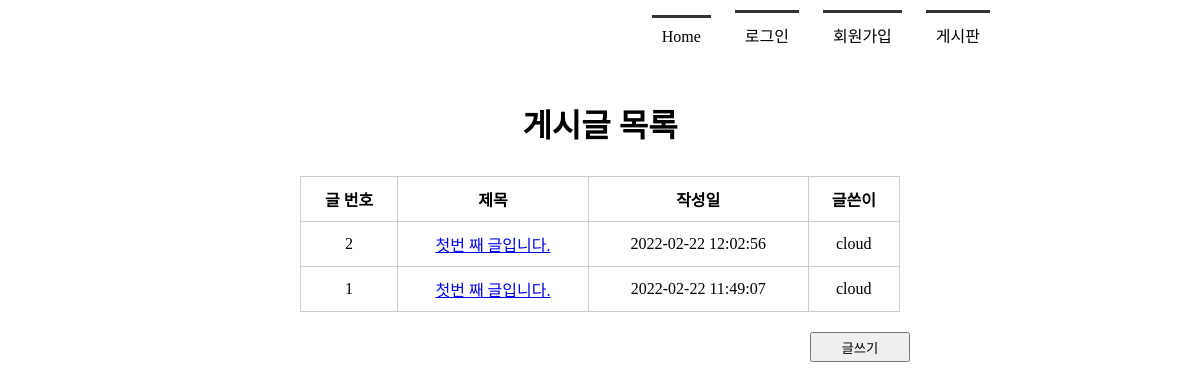
Page /boardlist/ on the committed database.
### tables this page shows
CREATE TABLE board(
            bno integer PRIMARY KEY AUTOINCREMENT,
            title   text NOT NULL,
            content text NOT NULL,
            createDate timestamp date DEFAULT(datetime('now', 'localtime')),
            mid char(5) NOT NULL,
            FOREIGN KEY(mid) REFERENCES member(mid) ON DELETE CASCADE);

### app.py (the view)
@app.route('/boardlist/')
def boardlist():
    conn = getconn()
    cur = conn.cursor()
    sql = "SELECT * FROM board ORDER BY bno DESC"
    cur.execute(sql)
    rs = cur.fetchall()
    conn.close()
    return render_template('boardlist.html', rs=rs)

### app.py (called while the page is built)
def getconn():
    conn = sqlite3.connect("./members.db")
    return conn

### templates/boardlist.html (shortened to what this page needs)
<!DOCTYPE html>
<html lang="en">
<head>
    <link rel="stylesheet" href="{{ url_for('static', filename='style.css')  }}">
</head>
<body>
    <div id="container">
        {% include 'navbar.html' %}
        <section>
            <h1>게시글 목록</h1>
            <table>
                <tr>
                    <th>글 번호</th><th>제목</th><th>작성일</th><th>글쓴이</th>
                </tr>
                {% for i in rs %}
                <tr>
                    <td>{{ i[0] }}</td>
                    <td><a href = "{{ url_for('board_view', id=i[0]) }}">{{ i[1] }}</a></td>
                    <td>{{ i[3] }}</td>
                    <td>{{ i[4] }}</td>
                </tr>
                {% endfor %}
            </table>
            <div class="btn_write">
                <input type="submit" value="글쓰기">
            </div>
        </section>
    </div>
</body>
</html>

### static/style.css (style rules this page uses)
* { margin: 0; padding: 0; }
#container { width: 1000px; margin: 0 auto; }
section { text-align: center; }
section h1 { font-size: 2em; margin-bottom: 30px; }
section table { width: 600px; margin:0 auto; border-collapse: collapse; }
section table, th, td { border: 1px solid #ccc; padding: 10px }
section .btn_write { padding: 10px; text-align: right; margin: 10px 180px; }
section .btn_write input { width: 100px; height: 30px; }

### rows in the picture
board: bno "2", title "첫번 째 글입니다.", createDate "2022-02-22 12:02:56", mid "cloud"
board: bno "1", title "첫번 째 글입니다.", createDate "2022-02-22 11:49:07", mid "cloud"
